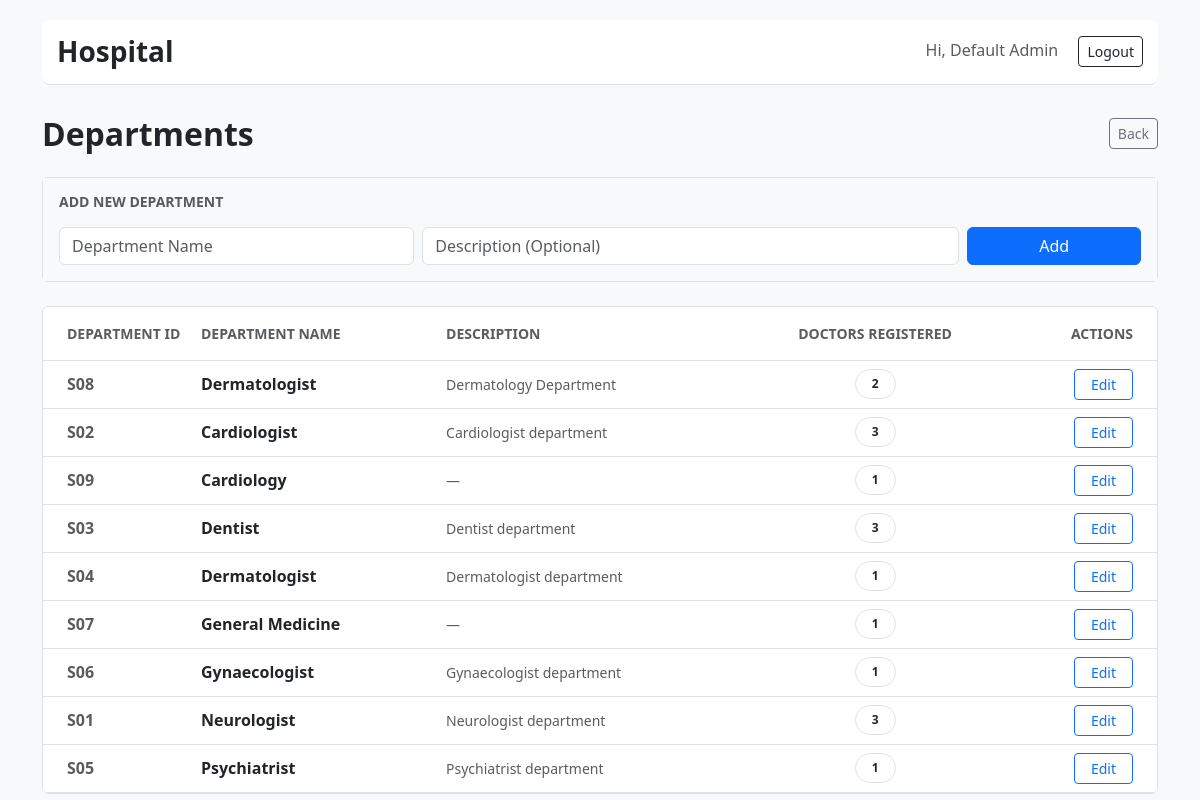
/admin/departments (signed in), run on the app's committed database.
### tables this page shows
CREATE TABLE departments (
      id INTEGER PRIMARY KEY AUTOINCREMENT,
      name TEXT UNIQUE NOT NULL,
      description TEXT
    );

### app.py (the view)
@app.route("/admin/departments", methods=["GET", "POST"])
@login_required(role="admin")
def admin_departments():
    db = get_db()
    if request.method == "POST":
        try:
            db.execute("INSERT INTO departments (name, description) VALUES (?, ?)", (request.form["name"], request.form.get("description")))
            db.commit()
        except: pass
    depts = db.execute("SELECT dep.id, dep.name, dep.description, COUNT(d.id) as doctor_count FROM departments dep LEFT JOIN doctors d ON dep.id=d.department_id GROUP BY dep.id ORDER BY dep.name").fetchall()
    return render_template("admin_departments.html", depts=depts)

### app.py (called while the page is built)
def get_db():
    if "db" not in g:
        g.db = sqlite3.connect(DB_PATH, detect_types=sqlite3.PARSE_DECLTYPES)
        g.db.row_factory = sqlite3.Row
    return g.db

def login_required(role=None):
    from functools import wraps
    def decorator(f):
        @wraps(f)
        def wrapped(*args, **kwargs):
            if "user_id" not in session: return redirect(url_for("login"))
            if role and session.get("role") != role:
                flash("Access denied.", "danger")
                return redirect(url_for("login"))
            return f(*args, **kwargs)
        return wrapped
    return decorator

### templates/admin_departments.html
{% extends "base.html" %}
{% block content %}
<div class="d-flex justify-content-between align-items-center mb-4">
  <h2 class="fw-bold mb-0 text-dark">Departments</h2>
  <a class="btn btn-outline-secondary btn-sm" href="{{ url_for('admin_dashboard') }}">Back</a>
</div>
<div class="card border shadow-none mb-4">
  <div class="card-body bg-light">
    <h6 class="fw-bold text-uppercase text-muted small mb-3">Add New Department</h6>
    <form method="post" class="row g-2">
      <div class="col-md-4">
        <input name="name" class="form-control" placeholder="Department Name" required>
      </div>
      <div class="col-md-6">
        <input name="description" class="form-control" placeholder="Description (Optional)">
      </div>
      <div class="col-md-2">
        <button class="btn btn-primary w-100">Add</button>
      </div>
    </form>
  </div>
</div>
<div class="border rounded overflow-hidden">
  <table class="table mb-0 align-middle">
    <thead class="bg-light">
      <tr>
        <th class="ps-4 py-3 text-uppercase text-muted small fw-bold border-bottom" style="width: 150px; white-space: nowrap;">Department ID</th>
        <th class="py-3 text-uppercase text-muted small fw-bold border-bottom">Department Name</th>
        <th class="py-3 text-uppercase text-muted small fw-bold border-bottom">Description</th>
        <th class="py-3 text-uppercase text-muted small fw-bold border-bottom text-center">Doctors Registered</th>
        <th class="py-3 text-uppercase text-muted small fw-bold border-bottom text-end pe-4">Actions</th>
      </tr>
    </thead>
    <tbody>
      {% for d in depts %}
        <tr>
          <td class="ps-4 text-muted fw-bold">S{{ "%02d" | format(d.id) }}</td>
          <td class="fw-bold text-dark">{{ d.name }}</td>
          <td class="text-muted small">{{ d.description or '—' }}</td>
          <td class="text-center">
            <span class="badge bg-white text-dark border px-3 py-2 rounded-pill">{{ d.doctor_count }}</span>
          </td>
          <td class="text-end pe-4">
            <a class="btn btn-sm btn-outline-primary py-1 px-3" href="{{ url_for('admin_edit_department', dept_id=d.id) }}">Edit</a>
          </td>
        </tr>
      {% else %}
        <tr><td colspan="5" class="text-center py-5 text-muted">No departments found.</td></tr>
      {% endfor %}
    </tbody>
  </table>
</div>
{% endblock %}

### templates/base.html (style rules this page uses)
body { padding-top: 20px; background-color: #f8f9fa; }
.card { border: 1px solid #e9ecef; box-shadow: none; }

### data on the page
departments: id "08", name "Dermatologist", description "Dermatology Department", doctor_count "2"
departments: id "02", name "Cardiologist", description "Cardiologist department", doctor_count "3"
departments: id "09", name "Cardiology", description "—", doctor_count "1"
departments: id "03", name "Dentist", description "Dentist department", doctor_count "3"
departments: id "04", name "Dermatologist", description "Dermatologist department", doctor_count "1"
departments: id "07", name "General Medicine", description "—", doctor_count "1"
departments: id "06", name "Gynaecologist", description "Gynaecologist department", doctor_count "1"
departments: id "01", name "Neurologist", description "Neurologist department", doctor_count "3"
departments: id "05", name "Psychiatrist", description "Psychiatrist department", doctor_count "1"

### other printed values
{{ session.get('full_name') or 'User' }} "Default Admin"
